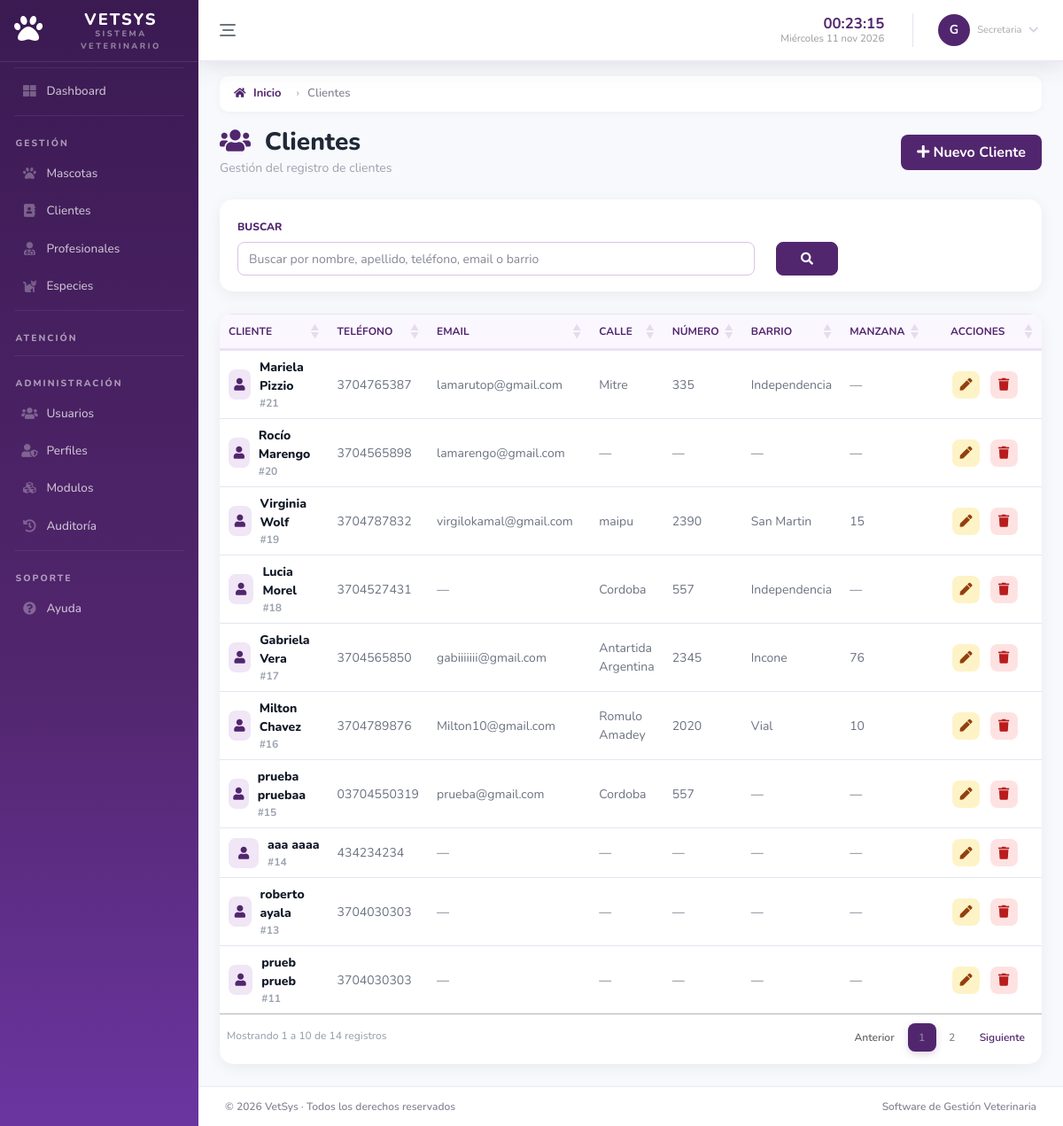
The page /modules/clients/index.php (signed in) on the database as committed earlier.
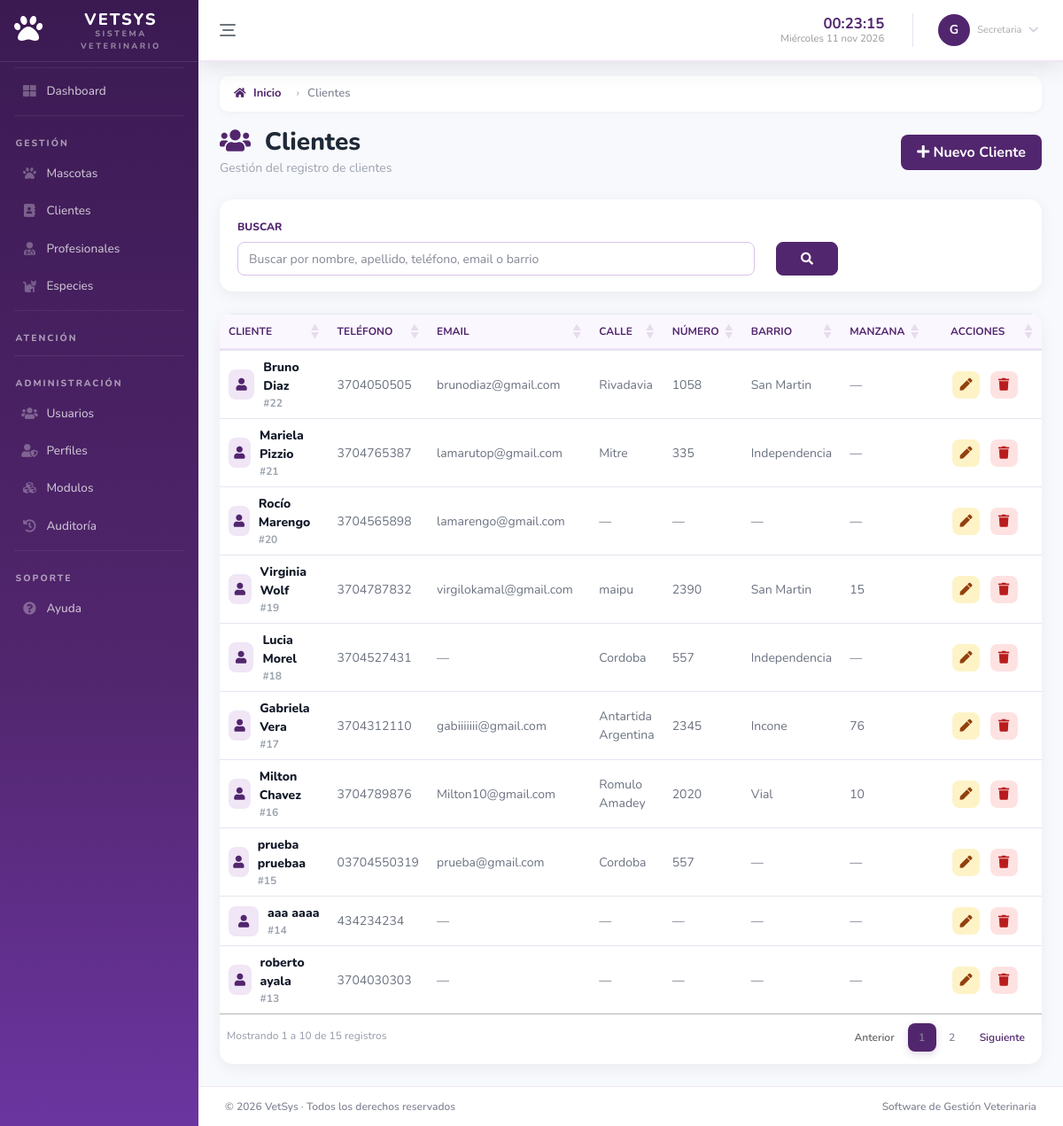
The same page on the database as committed later.
### tables this page shows
CREATE TABLE `modulo` (
  `id_modulo` int NOT NULL AUTO_INCREMENT,
  `nombre_modulo` varchar(80) NOT NULL,
  `ruta` varchar(150) NOT NULL,
  `icono` varchar(50) DEFAULT NULL,
  `estado` tinyint DEFAULT '1',
  `categoria` varchar(50) NOT NULL,
  `orden` int NOT NULL DEFAULT '0',
  PRIMARY KEY (`id_modulo`)
);

CREATE TABLE `cliente` (
  `id_cliente` int NOT NULL AUTO_INCREMENT,
  `id_persona` int NOT NULL,
  `activo` tinyint DEFAULT '1',
  PRIMARY KEY (`id_cliente`),
  KEY `id_persona` (`id_persona`),
  CONSTRAINT `cliente_ibfk_1` FOREIGN KEY (`id_persona`) REFERENCES `persona` (`id_persona`)
);

CREATE TABLE `persona` (
  `id_persona` int NOT NULL AUTO_INCREMENT,
  `nombre_persona` varchar(100) NOT NULL,
  `apellido_persona` varchar(100) NOT NULL,
  `telefono` varchar(30) DEFAULT NULL,
  `email` varchar(100) DEFAULT NULL,
  `activo` tinyint DEFAULT '1',
  PRIMARY KEY (`id_persona`)
);

CREATE TABLE `domicilio` (
  `id_domicilio` int NOT NULL AUTO_INCREMENT,
  `barrio` varchar(100) DEFAULT NULL,
  `calle` varchar(100) DEFAULT NULL,
  `numero_calle` varchar(20) DEFAULT NULL,
  `manzana` varchar(50) DEFAULT NULL,
  `id_cliente` int DEFAULT NULL,
  `id_profesional` int DEFAULT NULL,
  `activo` tinyint DEFAULT '1',
  PRIMARY KEY (`id_domicilio`),
  KEY `id_cliente` (`id_cliente`),
  KEY `fk_domicilio_profesional` (`id_profesional`),
  CONSTRAINT `domicilio_ibfk_1` FOREIGN KEY (`id_cliente`) REFERENCES `cliente` (`id_cliente`),
  CONSTRAINT `fk_domicilio_profesional` FOREIGN KEY (`id_profesional`) REFERENCES `profesional` (`id_profesional`)
);

### modules/clients/controllers/ClientController.php (called while the page is built, shortened)
<?php
require_once __DIR__ . '/../models/ClientModel.php';
class ClientController{
    private $model;
    public function __construct($conexion){
        $this->model = new ClientModel($conexion);
    }
    public function index(){
    $buscar = trim($_GET['buscar'] ?? '');
    $clientes = $this->model->getAll($buscar);
    require_once __DIR__ . '/../views/index.php';
    }
}

### modules/clients/index.php (called while the page is built, shortened)
<?php
require_once '../../app/validateRoute.php';
require_once 'controllers/ClientController.php';
$controller = new ClientController($conexion);
$controller->index();

### modules/clients/models/ClientModel.php (called while the page is built, shortened)
<?php
class ClientModel{
    private $conexion;
    public function __construct($conexion){
        $this->conexion = $conexion;
    }
    public function getAll($buscar = ''){
    $where = "WHERE c.activo = 1";
    return $this->conexion->query("
        SELECT c.id_cliente,p.nombre_persona,p.apellido_persona,p.telefono,p.email,
            d.calle,d.numero_calle,d.barrio,d.manzana
        FROM cliente c
        INNER JOIN persona p ON c.id_persona = p.id_persona
        LEFT JOIN domicilio d ON d.id_cliente = c.id_cliente
        $where
        ORDER BY c.id_cliente DESC
    ");
    }
}

### modules/clients/views/index.php (the view, shortened to what the rows shown need)
<?php
require_once '../../app/menu.php';
?>
<!DOCTYPE html>
<html lang="es">
<head>
    <link href="../../vendor/fontawesome-free/css/all.min.css" rel="stylesheet">
    <link href="../../css/sb-admin-2.min.css" rel="stylesheet">
    <link href="../../css/indexclient.css" rel="stylesheet">
    <link rel="stylesheet" href="https://cdn.datatables.net/1.13.8/css/jquery.dataTables.min.css">
    <link rel="stylesheet" href="https://cdn.datatables.net/buttons/2.4.2/css/buttons.dataTables.min.css">
</head>
<body>
<div class="container-fluid">
    <div class="d-flex justify-content-between align-items-center flex-wrap mb-4">
        <div>
            <h1 class="h3 page-title">
                <i class="fas fa-users mr-2"></i> Clientes
            </h1>
        </div>
    </div>
    <div class="table-card">
        <div class="table-responsive">
            <table class="table table-hover" width="100%" id="tablaClientes">
                <thead>
                    <tr>
                        <th>Cliente</th>
                        <th>Teléfono</th>
                        <th>Email</th>
                        <th>Calle</th>
                        <th>Número</th>
                        <th>Barrio</th>
                        <th>Manzana</th>
                        <th class="text-center" style="width:120px;">Acciones</th>
                    </tr>
                </thead>
                <tbody>
                    <?php
                    if ($clientes->num_rows > 0) {
                        while ($row = $clientes->fetch_object()) {
                    ?>
                            <tr>
                                <td>
                                    <div class="d-flex align-items-center">
                                        <span class="cliente-icon">
                                            <i class="fas fa-user"></i>
                                        </span>
                                        <div>
                                            <div class="cliente-name">
                                                <?= htmlspecialchars($row->nombre_persona . ' ' . $row->apellido_persona) ?>
                                            </div>
                                            <div class="cliente-id">#<?= $row->id_cliente ?></div>
                                        </div>
                                    </div>
                                </td>
                                <td class="dato-muted">
                                    <?= !empty($row->telefono) ? htmlspecialchars($row->telefono) : '—' ?>
                                </td>
                                <td class="dato-muted">
                                    <?= !empty($row->email) ? htmlspecialchars($row->email) : '—' ?>
                                </td>
                                <td class="dato-muted">
                                    <?= !empty($row->calle) ? htmlspecialchars($row->calle) : '—' ?>
                                </td>
                                <td class="dato-muted">
                                    <?= !empty($row->numero_calle) ? htmlspecialchars($row->numero_calle) : '—' ?>
                                </td>
                                <td class="dato-muted">
                                    <?= !empty($row->barrio) ? htmlspecialchars($row->barrio) : '—' ?>
                                </td>
                                <td class="dato-muted">
                                    <?= !empty($row->manzana) ? ($row->manzana) : '—' ?>
                                </td>
                                <td class="text-center">
                                    <div class="tooltip-action">
                                    <a href="edit.php?id=<?= $row->id_cliente ?>"
                                    class="btn-action btn-edit" title="Modificar">
                                        <i class="fas fa-pen"></i>
                                    </a>
                                </div>
                                <div class="tooltip-action">
                                    <button class="btn-action btn-delete"
                                        data-toggle="modal"
                                        data-target="#modalEliminarCliente"
                                        data-id="<?= $row->id_cliente ?>"
                                        data-nombre="<?=($row->nombre_persona . ' ' . $row->apellido_persona) ?>">
                                        <i class="fas fa-trash"></i>
                                    </button>
                                </div>
                                </td>
                            </tr>
                        <?php }
                    } ?>
                </tbody>
            </table>
        </div>
    </div>
</div>
</body>
</html>

### app/menu.php (shortened to what the rows shown need)
<?php
require __DIR__ . '/../settings/conexion.php';
$uri = $_SERVER['REQUEST_URI'] ?? '';
function isActive(string $path, string $uri): string {
    return str_contains($uri, $path) ? 'nav-active' : '';
}
    ?>
    <?php
$idPerfil = $_SESSION['id_perfil'];
$sql = "
SELECT
    m.id_modulo,
    m.nombre_modulo,
    m.ruta,
    m.icono,
    m.categoria,
    m.orden
FROM modulo m
INNER JOIN perfil_modulo pm
    ON pm.id_modulo = m.id_modulo
WHERE
    pm.id_perfil = ?
    AND m.estado = 1
ORDER BY
    m.categoria,
    m.orden
";
$stmt = mysqli_prepare($conexion, $sql);
mysqli_stmt_bind_param($stmt, "i", $idPerfil);
mysqli_stmt_execute($stmt);
$resultado = mysqli_stmt_get_result($stmt);
$menu = [];
while ($fila = mysqli_fetch_assoc($resultado)) {
    $menu[$fila['categoria']][] = $fila;
}
?>
<!DOCTYPE html>
<html lang="es">
<head>
    <link href="/SoftwareVet/vendor/fontawesome-free/css/all.min.css" rel="stylesheet">
    <link href="/SoftwareVet/css/sb-admin-2.min.css" rel="stylesheet">
    <link href="/SoftwareVet/css/style_menu.css" rel="stylesheet">
</head>
<body id="page-top" data-sidebar="full">
<div id="wrapper">
    <ul class="navbar-nav sidebar sidebar-dark accordion" id="accordionSidebar">
<?php
if (!empty($menu['Gestión'])):
    foreach ($menu['Gestión'] as $modulo):
?>
<li class="nav-item <?= isActive(parse_url($modulo['ruta'], PHP_URL_PATH), $uri) ?>">
    <a class="nav-link"
       href="<?= htmlspecialchars($modulo['ruta']) ?>"
       data-label="<?= htmlspecialchars($modulo['nombre_modulo']) ?>">
        <i class="fas fa-fw <?= htmlspecialchars($modulo['icono']) ?> nav-icon"></i>
        <span class="nav-text">
            <?= htmlspecialchars($modulo['nombre_modulo']) ?>
        </span>
    </a>
</li>
<?php
    endforeach;
endif;
?>
<?php if (!empty($menu['Administración'])): ?>
<?php foreach ($menu['Administración'] as $modulo): ?>
<li class="nav-item <?= isActive(parse_url($modulo['ruta'], PHP_URL_PATH), $uri) ?>">
    <a class="nav-link"
       href="<?= htmlspecialchars($modulo['ruta']) ?>"
       data-label="<?= htmlspecialchars($modulo['nombre_modulo']) ?>">
        <i class="fas fa-fw <?= htmlspecialchars($modulo['icono']) ?> nav-icon"></i>
        <span class="nav-text">
            <?= htmlspecialchars($modulo['nombre_modulo']) ?>
        </span>
    </a>
</li>
<?php endforeach; ?>
<?php endif; ?>
<?php if (!empty($menu['Soporte'])): ?>
<?php foreach ($menu['Soporte'] as $modulo): ?>
<li class="nav-item <?= isActive(parse_url($modulo['ruta'], PHP_URL_PATH), $uri) ?>">
    <a class="nav-link"
       href="<?= htmlspecialchars($modulo['ruta']) ?>"
       data-label="<?= htmlspecialchars($modulo['nombre_modulo']) ?>">
        <i class="fas fa-fw <?= htmlspecialchars($modulo['icono']) ?> nav-icon"></i>
        <span class="nav-text">
            <?= htmlspecialchars($modulo['nombre_modulo']) ?>
        </span>
    </a>
</li>
<?php endforeach; ?>
<?php endif; ?>
    </ul>
    <div id="content-wrapper" class="d-flex flex-column">
        <div id="content">

Rows that differ between the two databases and show on the page:
no longer on this page (row unchanged): cliente: id_persona.apellido_persona "prueb prueb", id_cliente "11", id_persona.telefono "3704030303"
added cliente: id_persona.apellido_persona "Bruno Diaz", id_cliente "22", id_persona.telefono "3704050505", id_persona.email "brunodiaz@gmail.com", domicilio.calle "Rivadavia", domicilio.numero_calle "1058", domicilio.barrio "San Martin"
changed through a linked row, cliente "Gabriela Vera": id_persona.telefono "3704565850" → "3704312110"
Other text that changed with them:
text written by a page script: "Mostrando 1 a 10 de 14 registros Anterior 1 2 Siguiente" → "Mostrando 1 a 10 de 15 registros Anterior 1 2 Siguiente"
